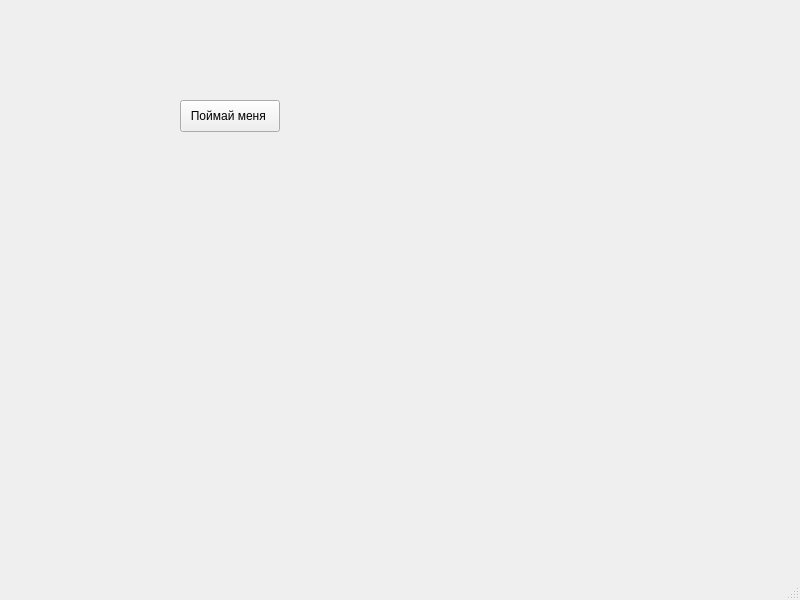
<?xml version="1.0" encoding="UTF-8"?>
<ui version="4.0">
 <class>MainWindow</class>
 <widget class="QMainWindow" name="MainWindow">
  <property name="geometry">
   <rect>
    <x>0</x>
    <y>0</y>
    <width>800</width>
    <height>600</height>
   </rect>
  </property>
  <property name="windowTitle">
   <string>Убегающая кнопка</string>
  </property>
  <widget class="QWidget" name="centralwidget">
   <widget class="QPushButton" name="btnRun">
    <property name="geometry">
     <rect>
      <x>180</x>
      <y>100</y>
      <width>100</width>
      <height>32</height>
     </rect>
    </property>
    <property name="text">
     <string>Поймай меня </string>
    </property>
   </widget>
  </widget>
  <widget class="QMenuBar" name="menubar">
   <property name="geometry">
    <rect>
     <x>0</x>
     <y>0</y>
     <width>800</width>
     <height>36</height>
    </rect>
   </property>
  </widget>
  <widget class="QStatusBar" name="statusbar"/>
 </widget>
 <resources/>
 <connections/>
</ui>
